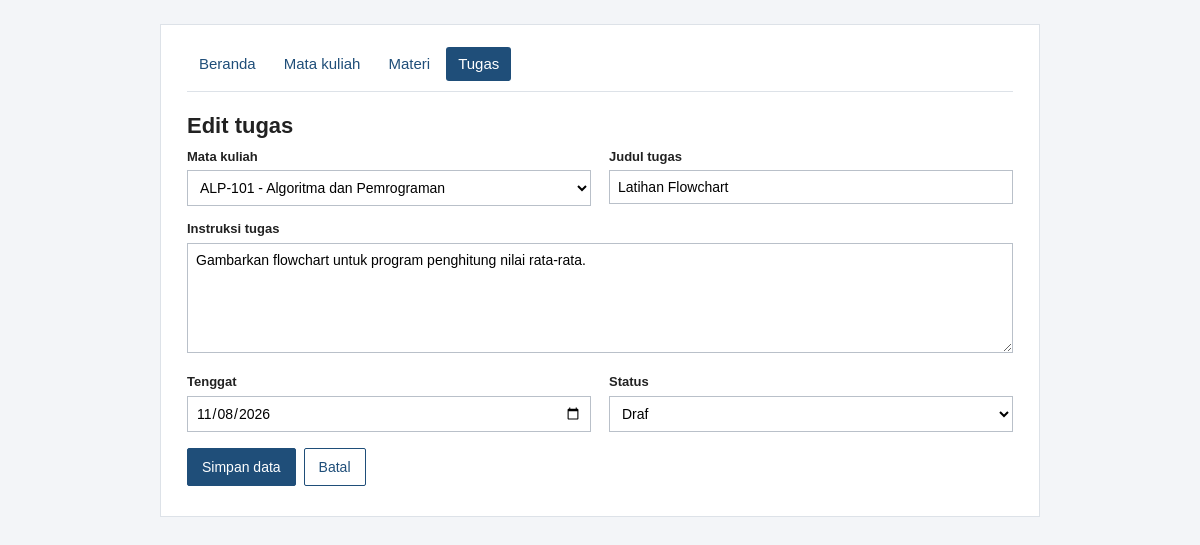
Page /edit_tugas.php?id=2 on the committed database.
### tables this page shows
CREATE TABLE tugas (
  id INT UNSIGNED AUTO_INCREMENT PRIMARY KEY,
  mata_kuliah_id INT UNSIGNED NOT NULL,
  judul VARCHAR(150) NOT NULL,
  instruksi TEXT NOT NULL,
  tenggat DATE NOT NULL,
  status VARCHAR(20) NOT NULL,
  FOREIGN KEY (mata_kuliah_id)
    REFERENCES mata_kuliah(id) ON DELETE RESTRICT
);

### edit_tugas.php (the view, shortened to what this page needs)
<?php
require 'koneksi.php';
$id = id_valid($_GET['id'] ?? null);
$lama = query_satu($conn, 'SELECT mata_kuliah_id, judul, instruksi, tenggat, status FROM tugas WHERE id = ?', 'i', [$id]);
$pilihan = daftar_pilihan_mk($conn);
$asli = [
    'mata_kuliah_id' => (string)$lama['mata_kuliah_id'],
    'judul'          => $lama['judul'],
    'instruksi'      => $lama['instruksi'],
    'tenggat'        => $lama['tenggat'],
    'status'         => $lama['status'],
];
$v = $asli;
$aksi = 'edit_tugas.php?id=' . $id;
?>
<h1>Edit tugas</h1>
<form method="post" action="<?= e($aksi) ?>" novalidate>
    <div class="grid">
        <div>
            <label for="mata_kuliah_id">Mata kuliah</label>
            <select id="mata_kuliah_id" name="mata_kuliah_id">
                <?= opsi_mk($pilihan, $v['mata_kuliah_id'], 'Pilih Mata kuliah') ?>
            </select>
        </div>
        <div>
            <label for="judul">Judul tugas</label>
            <input type="text" id="judul" name="judul" value="<?= e($v['judul']) ?>">
        </div>
        <div class="lebar">
            <label for="instruksi">Instruksi tugas</label>
            <textarea id="instruksi" name="instruksi"><?= e($v['instruksi']) ?></textarea>
        </div>
        <div>
            <label for="tenggat">Tenggat</label>
            <input type="date" id="tenggat" name="tenggat" value="<?= e($v['tenggat']) ?>">
        </div>
        <div>
            <label for="status">Status</label>
            <select id="status" name="status">
                <?php foreach (STATUS_TUGAS as $s): ?>
                    <option value="<?= e($s) ?>"<?= $v['status'] === $s ? ' selected' : '' ?>><?= e($s) ?></option>
                <?php endforeach; ?>
            </select>
        </div>
    </div>
    <div class="aksi-form">
        <button type="submit">Simpan data</button>
        <a class="tombol batal" href="daftar_tugas.php">Batal</a>
    </div>
</form>

### style.css (style rules this page uses)
* { box-sizing: border-box; }
body { margin: 0; background: #f3f5f8; color: #222; font-family: Arial, Helvetica, sans-serif; font-size: 15px; line-height: 1.45; }
h1 { font-size: 22px; margin: 0 0 6px; }
.tombol, button { display: inline-block; background: #1f4e79; color: #fff; border: 1px solid #1f4e79; padding: 8px 14px; font-size: 14px; text-decoration: none; cursor: pointer; border-radius: 2px; font-family: inherit; }
.tombol.batal { background: #fff; color: #1f4e79; }
input, select, textarea { width: 100%; padding: 8px; border: 1px solid #b9c0c9; font-size: 14px; font-family: inherit; background: #fff; }
textarea { min-height: 110px; resize: vertical; }
label { display: block; font-weight: bold; font-size: 13px; margin: 0 0 4px; }
.grid { display: grid; grid-template-columns: 1fr 1fr; gap: 14px 18px; }
.grid .lebar { grid-column: 1 / -1; }
.aksi-form { margin-top: 16px; display: flex; gap: 8px; }

### rows in the picture
tugas: judul "Latihan Flowchart", instruksi "Gambarkan flowchart untuk program penghitung nilai rata-rata.", tenggat "11/08/2026"

### other values in the picture
$label "Beranda"
$label "Mata kuliah"
$label "Materi"
$label "Tugas"
form field mata_kuliah_id "ALP-101 - Algoritma dan Pemrograman"
form field status "Draf"
